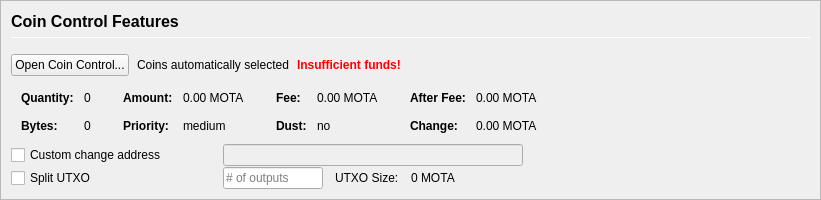
         <widget class="QFrame" name="frameCoinControl">
          <property name="sizePolicy">
           <sizepolicy hsizetype="Expanding" vsizetype="Expanding">
            <horstretch>0</horstretch>
            <verstretch>0</verstretch>
           </sizepolicy>
          </property>
          <property name="maximumSize">
           <size>
            <width>16777215</width>
            <height>16777215</height>
           </size>
          </property>
          <property name="frameShape">
           <enum>QFrame::StyledPanel</enum>
          </property>
          <property name="frameShadow">
           <enum>QFrame::Sunken</enum>
          </property>
          <layout class="QVBoxLayout" name="verticalLayoutCoinControl2">
           <property name="spacing">
            <number>0</number>
           </property>
           <property name="leftMargin">
            <number>0</number>
           </property>
           <property name="topMargin">
            <number>0</number>
           </property>
           <property name="rightMargin">
            <number>0</number>
           </property>
           <property name="bottomMargin">
            <number>0</number>
           </property>
           <item>
            <widget class="QFrame" name="frameCoinControl_BG">
             <layout class="QVBoxLayout" name="verticalLayoutCoinControl" stretch="0,0,0,0,0,0">
              <property name="spacing">
               <number>1</number>
              </property>
              <property name="leftMargin">
               <number>10</number>
              </property>
              <property name="topMargin">
               <number>10</number>
              </property>
              <item>
               <layout class="QHBoxLayout" name="horizontalLayoutCoinControl1">
                <property name="bottomMargin">
                 <number>15</number>
                </property>
                <item>
                 <layout class="QVBoxLayout" name="verticalLayout_3">
                  <property name="spacing">
                   <number>6</number>
                  </property>
                  <item>
                   <widget class="QLabel" name="labelCoinControlFeatures">
                    <property name="sizePolicy">
                     <sizepolicy hsizetype="Preferred" vsizetype="Maximum">
                      <horstretch>0</horstretch>
                      <verstretch>0</verstretch>
                     </sizepolicy>
                    </property>
                    <property name="minimumSize">
                     <size>
                      <width>0</width>
                      <height>20</height>
                     </size>
                    </property>
                    <property name="font">
                     <font>
                      <pointsize>12</pointsize>
                      <weight>75</weight>
                      <bold>true</bold>
                     </font>
                    </property>
                    <property name="styleSheet">
                     <string notr="true">font-weight:bold;</string>
                    </property>
                    <property name="text">
                     <string>Coin Control Features</string>
                    </property>
                   </widget>
                  </item>
                  <item>
                   <widget class="Line" name="line">
                    <property name="minimumSize">
                     <size>
                      <width>0</width>
                      <height>1</height>
                     </size>
                    </property>
                    <property name="maximumSize">
                     <size>
                      <width>16777215</width>
                      <height>1</height>
                     </size>
                    </property>
                    <property name="orientation">
                     <enum>Qt::Horizontal</enum>
                    </property>
                   </widget>
                  </item>
                 </layout>
                </item>
               </layout>
              </item>
              <item>
               <layout class="QHBoxLayout" name="horizontalLayoutCoinControl2" stretch="0,0,0,0">
                <property name="spacing">
                 <number>8</number>
                </property>
                <property name="bottomMargin">
                 <number>10</number>
                </property>
                <item>
                 <widget class="QPushButton" name="pushButtonCoinControl">
                  <property name="styleSheet">
                   <string notr="true"/>
                  </property>
                  <property name="text">
                   <string>Open Coin Control...</string>
                  </property>
                  <property name="autoDefault">
                   <bool>false</bool>
                  </property>
                 </widget>
                </item>
                <item>
                 <widget class="QLabel" name="labelCoinControlAutomaticallySelected">
                  <property name="text">
                   <string>Coins automatically selected</string>
                  </property>
                  <property name="margin">
                   <number>5</number>
                  </property>
                 </widget>
                </item>
                <item>
                 <widget class="QLabel" name="labelCoinControlInsuffFunds">
                  <property name="font">
                   <font>
                    <weight>75</weight>
                    <bold>true</bold>
                   </font>
                  </property>
                  <property name="styleSheet">
                   <string notr="true">color:red;font-weight:bold;</string>
                  </property>
                  <property name="text">
                   <string>Insufficient funds!</string>
                  </property>
                  <property name="margin">
                   <number>5</number>
                  </property>
                 </widget>
                </item>
                <item>
                 <spacer name="horizontalSpacerCoinControl">
                  <property name="orientation">
                   <enum>Qt::Horizontal</enum>
                  </property>
                  <property name="sizeHint" stdset="0">
                   <size>
                    <width>40</width>
                    <height>1</height>
                   </size>
                  </property>
                 </spacer>
                </item>
               </layout>
              </item>
              <item>
               <widget class="QWidget" name="widgetCoinControl" native="true">
                <property name="sizePolicy">
                 <sizepolicy hsizetype="Preferred" vsizetype="Preferred">
                  <horstretch>0</horstretch>
                  <verstretch>0</verstretch>
                 </sizepolicy>
                </property>
                <property name="minimumSize">
                 <size>
                  <width>0</width>
                  <height>0</height>
                 </size>
                </property>
                <property name="styleSheet">
                 <string notr="true"/>
                </property>
                <layout class="QHBoxLayout" name="horizontalLayoutCoinControl5">
                 <property name="leftMargin">
                  <number>0</number>
                 </property>
                 <property name="topMargin">
                  <number>0</number>
                 </property>
                 <property name="rightMargin">
                  <number>0</number>
                 </property>
                 <property name="bottomMargin">
                  <number>0</number>
                 </property>
                 <item>
                  <layout class="QHBoxLayout" name="horizontalLayoutCoinControl3" stretch="0,0,0,1">
                   <property name="spacing">
                    <number>20</number>
                   </property>
                   <property name="topMargin">
                    <number>0</number>
                   </property>
                   <property name="bottomMargin">
                    <number>10</number>
                   </property>
                   <item>
                    <layout class="QFormLayout" name="formLayoutCoinControl1">
                     <property name="horizontalSpacing">
                      <number>10</number>
                     </property>
                     <property name="verticalSpacing">
                      <number>14</number>
                     </property>
                     <property name="leftMargin">
                      <number>10</number>
                     </property>
                     <property name="topMargin">
                      <number>4</number>
                     </property>
                     <property name="rightMargin">
                      <number>6</number>
                     </property>
                     <item row="0" column="0">
                      <widget class="QLabel" name="labelCoinControlQuantityText">
                       <property name="font">
                        <font>
                         <weight>75</weight>
                         <bold>true</bold>
                        </font>
                       </property>
                       <property name="text">
                        <string>Quantity:</string>
                       </property>
                       <property name="margin">
                        <number>0</number>
                       </property>
                      </widget>
                     </item>
                     <item row="0" column="1">
                      <widget class="QLabel" name="labelCoinControlQuantity">
                       <property name="cursor">
                        <cursorShape>IBeamCursor</cursorShape>
                       </property>
                       <property name="contextMenuPolicy">
                        <enum>Qt::ActionsContextMenu</enum>
                       </property>
                       <property name="text">
                        <string notr="true">0</string>
                       </property>
                       <property name="margin">
                        <number>0</number>
                       </property>
                       <property name="textInteractionFlags">
                        <set>Qt::LinksAccessibleByMouse|Qt::TextSelectableByKeyboard|Qt::TextSelectableByMouse</set>
                       </property>
                      </widget>
                     </item>
                     <item row="1" column="0">
                      <widget class="QLabel" name="labelCoinControlBytesText">
                       <property name="font">
                        <font>
                         <weight>75</weight>
                         <bold>true</bold>
                        </font>
                       </property>
                       <property name="text">
                        <string>Bytes:</string>
                       </property>
                      </widget>
                     </item>
                     <item row="1" column="1">
                      <widget class="QLabel" name="labelCoinControlBytes">
                       <property name="cursor">
                        <cursorShape>IBeamCursor</cursorShape>
                       </property>
                       <property name="contextMenuPolicy">
                        <enum>Qt::ActionsContextMenu</enum>
                       </property>
                       <property name="text">
                        <string notr="true">0</string>
                       </property>
                       <property name="textInteractionFlags">
                        <set>Qt::LinksAccessibleByMouse|Qt::TextSelectableByKeyboard|Qt::TextSelectableByMouse</set>
                       </property>
                      </widget>
                     </item>
                    </layout>
                   </item>
                   <item>
                    <layout class="QFormLayout" name="formLayoutCoinControl2">
                     <property name="horizontalSpacing">
                      <number>10</number>
                     </property>
                     <property name="verticalSpacing">
                      <number>14</number>
                     </property>
                     <property name="leftMargin">
                      <number>6</number>
                     </property>
                     <property name="topMargin">
                      <number>4</number>
                     </property>
                     <property name="rightMargin">
                      <number>6</number>
                     </property>
                     <item row="0" column="0">
                      <widget class="QLabel" name="labelCoinControlAmountText">
                       <property name="font">
                        <font>
                         <weight>75</weight>
                         <bold>true</bold>
                        </font>
                       </property>
                       <property name="text">
                        <string>Amount:</string>
                       </property>
                       <property name="margin">
                        <number>0</number>
                       </property>
                      </widget>
                     </item>
                     <item row="0" column="1">
                      <widget class="QLabel" name="labelCoinControlAmount">
                       <property name="cursor">
                        <cursorShape>IBeamCursor</cursorShape>
                       </property>
                       <property name="contextMenuPolicy">
                        <enum>Qt::ActionsContextMenu</enum>
                       </property>
                       <property name="text">
                        <string notr="true">0.00 MOTA</string>
                       </property>
                       <property name="textInteractionFlags">
                        <set>Qt::LinksAccessibleByMouse|Qt::TextSelectableByKeyboard|Qt::TextSelectableByMouse</set>
                       </property>
                      </widget>
                     </item>
                     <item row="1" column="0">
                      <widget class="QLabel" name="labelCoinControlPriorityText">
                       <property name="font">
                        <font>
                         <weight>75</weight>
                         <bold>true</bold>
                        </font>
                       </property>
                       <property name="text">
                        <string>Priority:</string>
                       </property>
                      </widget>
                     </item>
                     <item row="1" column="1">
                      <widget class="QLabel" name="labelCoinControlPriority">
                       <property name="cursor">
                        <cursorShape>IBeamCursor</cursorShape>
                       </property>
                       <property name="contextMenuPolicy">
                        <enum>Qt::ActionsContextMenu</enum>
                       </property>
                       <property name="text">
                        <string>medium</string>
                       </property>
                       <property name="textInteractionFlags">
                        <set>Qt::LinksAccessibleByMouse|Qt::TextSelectableByKeyboard|Qt::TextSelectableByMouse</set>
                       </property>
                      </widget>
                     </item>
                    </layout>
                   </item>
                   <item>
                    <layout class="QFormLayout" name="formLayoutCoinControl3">
                     <property name="horizontalSpacing">
                      <number>10</number>
                     </property>
                     <property name="verticalSpacing">
                      <number>14</number>
                     </property>
                     <property name="leftMargin">
                      <number>6</number>
                     </property>
                     <property name="topMargin">
                      <number>4</number>
                     </property>
                     <property name="rightMargin">
                      <number>6</number>
                     </property>
                     <item row="0" column="0">
                      <widget class="QLabel" name="labelCoinControlFeeText">
                       <property name="font">
                        <font>
                         <weight>75</weight>
                         <bold>true</bold>
                        </font>
                       </property>
                       <property name="text">
                        <string>Fee:</string>
                       </property>
                       <property name="margin">
                        <number>0</number>
                       </property>
                      </widget>
                     </item>
                     <item row="0" column="1">
                      <widget class="QLabel" name="labelCoinControlFee">
                       <property name="cursor">
                        <cursorShape>IBeamCursor</cursorShape>
                       </property>
                       <property name="contextMenuPolicy">
                        <enum>Qt::ActionsContextMenu</enum>
                       </property>
                       <property name="text">
                        <string notr="true">0.00 MOTA</string>
                       </property>
                       <property name="textInteractionFlags">
                        <set>Qt::LinksAccessibleByMouse|Qt::TextSelectableByKeyboard|Qt::TextSelectableByMouse</set>
                       </property>
                      </widget>
                     </item>
                     <item row="1" column="0">
                      <widget class="QLabel" name="labelCoinControlLowOutputText">
                       <property name="font">
                        <font>
                         <weight>75</weight>
                         <bold>true</bold>
                        </font>
                       </property>
                       <property name="text">
                        <string>Dust:</string>
                       </property>
                      </widget>
                     </item>
                     <item row="1" column="1">
                      <widget class="QLabel" name="labelCoinControlLowOutput">
                       <property name="cursor">
                        <cursorShape>IBeamCursor</cursorShape>
                       </property>
                       <property name="contextMenuPolicy">
                        <enum>Qt::ActionsContextMenu</enum>
                       </property>
                       <property name="text">
                        <string>no</string>
                       </property>
                       <property name="textInteractionFlags">
                        <set>Qt::LinksAccessibleByMouse|Qt::TextSelectableByKeyboard|Qt::TextSelectableByMouse</set>
                       </property>
                      </widget>
                     </item>
                    </layout>
                   </item>
                   <item>
                    <layout class="QFormLayout" name="formLayoutCoinControl4">
                     <property name="horizontalSpacing">
                      <number>10</number>
                     </property>
                     <property name="verticalSpacing">
                      <number>14</number>
                     </property>
                     <property name="leftMargin">
                      <number>6</number>
                     </property>
                     <property name="topMargin">
                      <number>4</number>
                     </property>
                     <property name="rightMargin">
                      <number>6</number>
                     </property>
                     <item row="0" column="0">
                      <widget class="QLabel" name="labelCoinControlAfterFeeText">
                       <property name="font">
                        <font>
                         <weight>75</weight>
                         <bold>true</bold>
                        </font>
                       </property>
                       <property name="text">
                        <string>After Fee:</string>
                       </property>
                       <property name="margin">
                        <number>0</number>
                       </property>
                      </widget>
                     </item>
                     <item row="0" column="1">
                      <widget class="QLabel" name="labelCoinControlAfterFee">
                       <property name="cursor">
                        <cursorShape>IBeamCursor</cursorShape>
                       </property>
                       <property name="contextMenuPolicy">
                        <enum>Qt::ActionsContextMenu</enum>
                       </property>
                       <property name="text">
                        <string notr="true">0.00 MOTA</string>
                       </property>
                       <property name="textInteractionFlags">
                        <set>Qt::LinksAccessibleByMouse|Qt::TextSelectableByKeyboard|Qt::TextSelectableByMouse</set>
                       </property>
                      </widget>
                     </item>
                     <item row="1" column="0">
                      <widget class="QLabel" name="labelCoinControlChangeText">
                       <property name="font">
                        <font>
                         <weight>75</weight>
                         <bold>true</bold>
                        </font>
                       </property>
                       <property name="text">
                        <string>Change:</string>
                       </property>
                      </widget>
                     </item>
                     <item row="1" column="1">
                      <widget class="QLabel" name="labelCoinControlChange">
                       <property name="cursor">
                        <cursorShape>IBeamCursor</cursorShape>
                       </property>
                       <property name="contextMenuPolicy">
                        <enum>Qt::ActionsContextMenu</enum>
                       </property>
                       <property name="text">
                        <string notr="true">0.00 MOTA</string>
                       </property>
                       <property name="textInteractionFlags">
                        <set>Qt::LinksAccessibleByMouse|Qt::TextSelectableByKeyboard|Qt::TextSelectableByMouse</set>
                       </property>
                      </widget>
                     </item>
                    </layout>
                   </item>
                  </layout>
                 </item>
                </layout>
               </widget>
              </item>
              <item>
               <layout class="QHBoxLayout" name="horizontalLayoutCoinControl4">
                <property name="spacing">
                 <number>12</number>
                </property>
                <property name="sizeConstraint">
                 <enum>QLayout::SetDefaultConstraint</enum>
                </property>
                <property name="topMargin">
                 <number>0</number>
                </property>
                <property name="rightMargin">
                 <number>0</number>
                </property>
                <item>
                 <widget class="QCheckBox" name="checkBoxCoinControlChange">
                  <property name="sizePolicy">
                   <sizepolicy hsizetype="Preferred" vsizetype="Preferred">
                    <horstretch>0</horstretch>
                    <verstretch>0</verstretch>
                   </sizepolicy>
                  </property>
                  <property name="minimumSize">
                   <size>
                    <width>200</width>
                    <height>0</height>
                   </size>
                  </property>
                  <property name="maximumSize">
                   <size>
                    <width>200</width>
                    <height>16777215</height>
                   </size>
                  </property>
                  <property name="toolTip">
                   <string>If this is activated, but the change address is empty or invalid, change will be sent to a newly generated address.</string>
                  </property>
                  <property name="text">
                   <string>Custom change address</string>
                  </property>
                 </widget>
                </item>
                <item>
                 <widget class="QValidatedLineEdit" name="lineEditCoinControlChange">
                  <property name="enabled">
                   <bool>false</bool>
                  </property>
                  <property name="sizePolicy">
                   <sizepolicy hsizetype="Preferred" vsizetype="Preferred">
                    <horstretch>0</horstretch>
                    <verstretch>0</verstretch>
                   </sizepolicy>
                  </property>
                  <property name="minimumSize">
                   <size>
                    <width>300</width>
                    <height>0</height>
                   </size>
                  </property>
                 </widget>
                </item>
                <item>
                 <widget class="QLabel" name="labelCoinControlChangeLabel">
                  <property name="sizePolicy">
                   <sizepolicy hsizetype="Preferred" vsizetype="Preferred">
                    <horstretch>0</horstretch>
                    <verstretch>0</verstretch>
                   </sizepolicy>
                  </property>
                  <property name="minimumSize">
                   <size>
                    <width>100</width>
                    <height>0</height>
                   </size>
                  </property>
                  <property name="text">
                   <string/>
                  </property>
                  <property name="margin">
                   <number>3</number>
                  </property>
                 </widget>
                </item>
               </layout>
              </item>
              <item>
               <layout class="QHBoxLayout" name="horizontalLayoutCoinControl6">
                <property name="spacing">
                 <number>12</number>
                </property>
                <property name="rightMargin">
                 <number>0</number>
                </property>
                <item>
                 <widget class="QCheckBox" name="splitBlockCheckBox">
                  <property name="sizePolicy">
                   <sizepolicy hsizetype="Preferred" vsizetype="Preferred">
                    <horstretch>0</horstretch>
                    <verstretch>0</verstretch>
                   </sizepolicy>
                  </property>
                  <property name="minimumSize">
                   <size>
                    <width>200</width>
                    <height>0</height>
                   </size>
                  </property>
                  <property name="maximumSize">
                   <size>
                    <width>200</width>
                    <height>16777215</height>
                   </size>
                  </property>
                  <property name="text">
                   <string>Split UTXO</string>
                  </property>
                 </widget>
                </item>
                <item>
                 <widget class="QLineEdit" name="splitBlockLineEdit">
                  <property name="sizePolicy">
                   <sizepolicy hsizetype="Preferred" vsizetype="Preferred">
                    <horstretch>50</horstretch>
                    <verstretch>0</verstretch>
                   </sizepolicy>
                  </property>
                  <property name="minimumSize">
                   <size>
                    <width>100</width>
                    <height>0</height>
                   </size>
                  </property>
                  <property name="maximumSize">
                   <size>
                    <width>100</width>
                    <height>16777215</height>
                   </size>
                  </property>
                  <property name="placeholderText">
                   <string># of outputs</string>
                  </property>
                 </widget>
                </item>
                <item>
                 <widget class="QLabel" name="labelBlockSizeText">
                  <property name="text">
                   <string>UTXO Size:</string>
                  </property>
                 </widget>
                </item>
                <item>
                 <widget class="QLabel" name="labelBlockSize">
                  <property name="text">
                   <string>0 MOTA</string>
                  </property>
                 </widget>
                </item>
                <item>
                 <spacer name="horizontalSpacer_7">
                  <property name="orientation">
                   <enum>Qt::Horizontal</enum>
                  </property>
                  <property name="sizeHint" stdset="0">
                   <size>
                    <width>40</width>
                    <height>20</height>
                   </size>
                  </property>
                 </spacer>
                </item>
               </layout>
              </item>
              <item>
               <spacer name="verticalSpacerCoinControl">
                <property name="orientation">
                 <enum>Qt::Vertical</enum>
                </property>
                <property name="sizeHint" stdset="0">
                 <size>
                  <width>800</width>
                  <height>1</height>
                 </size>
                </property>
               </spacer>
              </item>
             </layout>
            </widget>
           </item>
          </layout>
         </widget>
